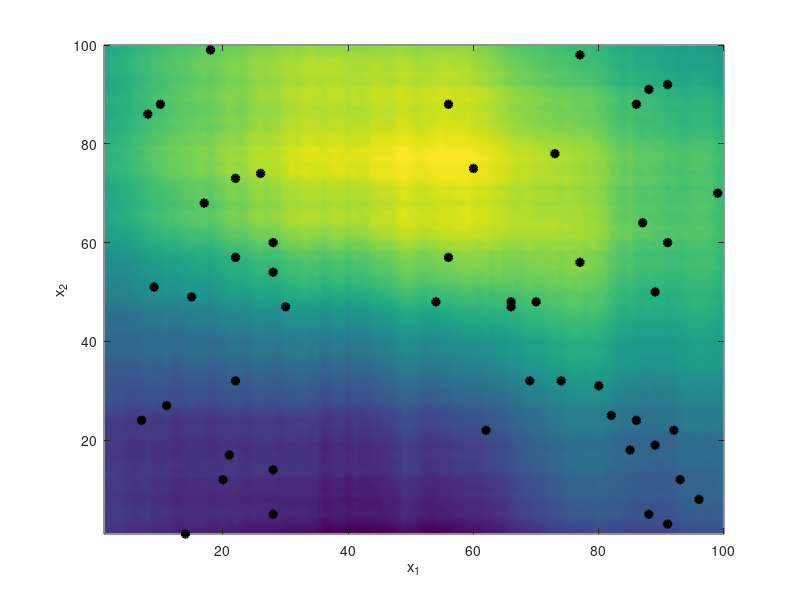

The MATLAB source for this figure: (Note: this script raises an error after producing the figure.)
%% SARGIS S YONAN
% Master Thesis
% Autonomous Systems Lab

clear all;
close all;
clc;

plot_sample_points = true;

field_struct = load('generated_field.mat');
field = field_struct.field;
field_size = max(size(field));
number_of_samples = 50;

sample_locations = zeros(number_of_samples, 2);
samples = zeros(number_of_samples, 1);

% initialize random
seed = floor(mod(now * 1E6, 1000));
rng(seed, 'twister');

if plot_sample_points
    top_surf = pcolor(field); 
    xlabel('x_1');
    ylabel('x_2');
    zlabel('u');
    shading interp; % gets rid of the grid lines on the surf()
    hold on;
end

for i = 1:number_of_samples
    sample_locations(i, :) = randi([1 field_size], 1, 2);
    samples(i) = field(sample_locations(i,1), sample_locations(i,2));
    
    if plot_sample_points
        plot3(sample_locations(i,1), sample_locations(i,2), abs(samples(i)), ...
            'ko', 'LineWidth',2,...
            'MarkerEdgeColor','k',...
            'MarkerFaceColor',[0 0 0],...
            'MarkerSize',5)
        hold on;
    end
    
end

xlabel('x_1');
ylabel('x_2');
zlabel('u');

if plot_sample_points
   export_img_latex(gcf, '../figures/sampled_generated_field')
end

save('sampled_points.mat', 'samples');
save('sampled_locations.mat', 'sample_locations');
